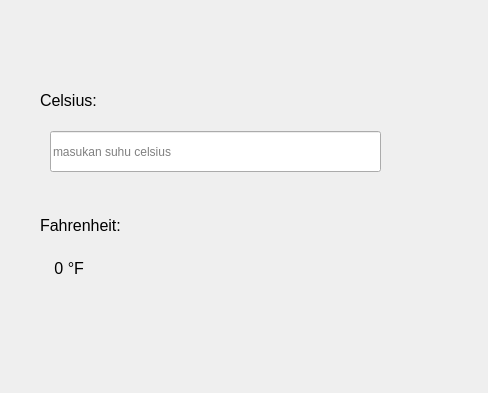
<?xml version="1.0" encoding="UTF-8"?>
<ui version="4.0">
 <class>Form</class>
 <widget class="QWidget" name="Form">
  <property name="geometry">
   <rect>
    <x>0</x>
    <y>0</y>
    <width>488</width>
    <height>393</height>
   </rect>
  </property>
  <property name="windowTitle">
   <string>konverter suhu</string>
  </property>
  <widget class="QLabel" name="label">
   <property name="geometry">
    <rect>
     <x>40</x>
     <y>80</y>
     <width>101</width>
     <height>41</height>
    </rect>
   </property>
   <property name="font">
    <font>
     <pointsize>12</pointsize>
    </font>
   </property>
   <property name="text">
    <string>Celsius:</string>
   </property>
  </widget>
  <widget class="QLineEdit" name="input_c">
   <property name="geometry">
    <rect>
     <x>50</x>
     <y>131</y>
     <width>331</width>
     <height>41</height>
    </rect>
   </property>
   <property name="placeholderText">
    <string>masukan suhu celsius</string>
   </property>
  </widget>
  <widget class="QLabel" name="label_2">
   <property name="geometry">
    <rect>
     <x>40</x>
     <y>210</y>
     <width>101</width>
     <height>31</height>
    </rect>
   </property>
   <property name="font">
    <font>
     <pointsize>12</pointsize>
    </font>
   </property>
   <property name="text">
    <string>Fahrenheit:</string>
   </property>
  </widget>
  <widget class="QLabel" name="output_f">
   <property name="geometry">
    <rect>
     <x>50</x>
     <y>260</y>
     <width>341</width>
     <height>16</height>
    </rect>
   </property>
   <property name="font">
    <font>
     <pointsize>12</pointsize>
    </font>
   </property>
   <property name="text">
    <string> 0 °F</string>
   </property>
  </widget>
 </widget>
 <resources/>
 <connections/>
</ui>
